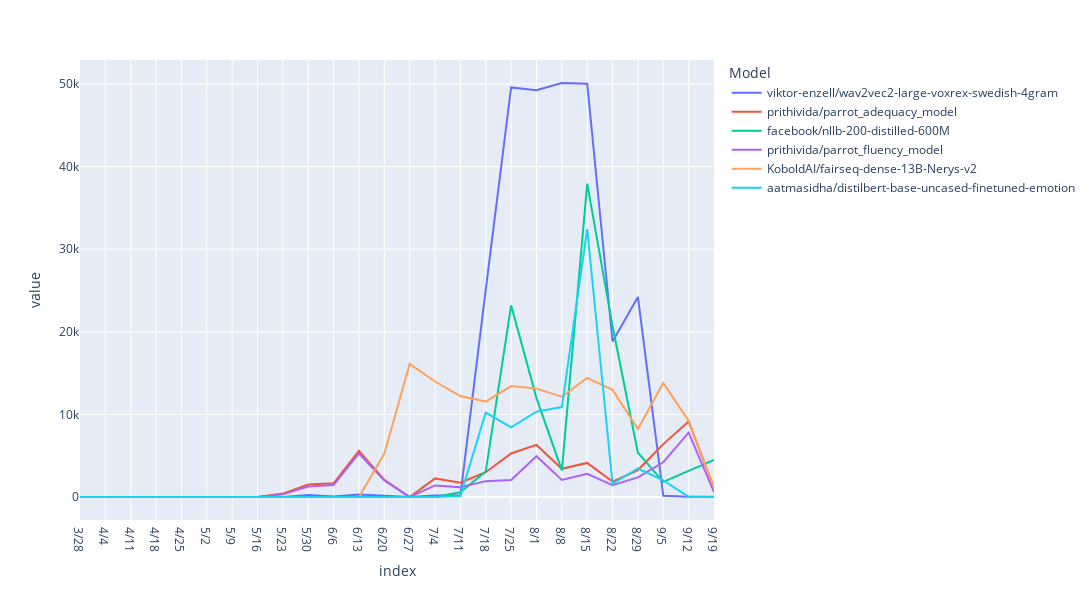

The notebook cell this image was saved under:
### Code cell
df_popular.plot(kind='line', width=1400, height=600) #models that have mean downloads > 1500

### Figure 1 — Plotly figure (JSON) as saved in the notebook; plotly's stock layout.template omitted (floating-point values rounded to 4 significant figures)
{"data": [{"hovertemplate": "Model=viktor-enzell/wav2vec2-large-voxrex-swedish-4gram<br>index=%{x}<br>value=%{y}<extra></extra>", "legendgroup": "viktor-enzell/wav2vec2-large-voxrex-swedish-4gram", "line": {"color": "#636efa", "dash": "solid"}, "marker": {"symbol": "circle"}, "mode": "lines", "name": "viktor-enzell/wav2vec2-large-voxrex-swedish-4gram", "orientation": "v", "showlegend": true, "type": "scatter", "x": ["3/28", "4/4", "4/11", "4/18", "4/25", "5/2", "5/9", "5/16", "5/23", "5/30", "6/6", "6/13", "6/20", "6/27", "7/4", "7/11", "7/18", "7/25", "8/1", "8/8", "8/15", "8/22", "8/29", "9/5", "9/12", "9/19"], "xaxis": "x", "y": [0, 0, 0, 0, 0, 0, 0, 0, 0, 255, 48, 301, 145, 0, 170, 186, 25098, 49583, 49239, 50121, 50044, 18826, 24221, 145, 24, 17], "yaxis": "y"}, {"hovertemplate": "Model=prithivida/parrot_adequacy_model<br>index=%{x}<br>value=%{y}<extra></extra>", "legendgroup": "prithivida/parrot_adequacy_model", "line": {"color": "#EF553B", "dash": "solid"}, "marker": {"symbol": "circle"}, "mode": "lines", "name": "prithivida/parrot_adequacy_model", "orientation": "v", "showlegend": true, "type": "scatter", "x": ["3/28", "4/4", "4/11", "4/18", "4/25", "5/2", "5/9", "5/16", "5/23", "5/30", "6/6", "6/13", "6/20", "6/27", "7/4", "7/11", "7/18", "7/25", "8/1", "8/8", "8/15", "8/22", "8/29", "9/5", "9/12", "9/19"], "xaxis": "x", "y": [0, 0, 0, 0, 0, 0, 0, 0, 413, 1515, 1653, 5578, 2076, 0, 2253, 1741, 2997, 5271, 6305, 3413, 4127, 1871, 3262, 6404, 9139, 1112], "yaxis": "y"}, {"hovertemplate": "Model=facebook/nllb-200-distilled-600M<br>index=%{x}<br>value=%{y}<extra></extra>", "legendgroup": "facebook/nllb-200-distilled-600M", "line": {"color": "#00cc96", "dash": "solid"}, "marker": {"symbol": "circle"}, "mode": "lines", "name": "facebook/nllb-200-distilled-600M", "orientation": "v", "showlegend": true, "type": "scatter", "x": ["3/28", "4/4", "4/11", "4/18", "4/25", "5/2", "5/9", "5/16", "5/23", "5/30", "6/6", "6/13", "6/20", "6/27", "7/4", "7/11", "7/18", "7/25", "8/1", "8/8", "8/15", "8/22", "8/29", "9/5", "9/12", "9/19"], "xaxis": "x", "y": [0, 0, 0, 0, 0, 0, 0, 0, 0, 0, 0, 0, 0, 0, 0, 573, 3079, 23203, 11972, 3233, 37946, 20669, 5356, 1832, 3122, 4496], "yaxis": "y"}, {"hovertemplate": "Model=prithivida/parrot_fluency_model<br>index=%{x}<br>value=%{y}<extra></extra>", "legendgroup": "prithivida/parrot_fluency_model", "line": {"color": "#ab63fa", "dash": "solid"}, "marker": {"symbol": "circle"}, "mode": "lines", "name": "prithivida/parrot_fluency_model", "orientation": "v", "showlegend": true, "type": "scatter", "x": ["3/28", "4/4", "4/11", "4/18", "4/25", "5/2", "5/9", "5/16", "5/23", "5/30", "6/6", "6/13", "6/20", "6/27", "7/4", "7/11", "7/18", "7/25", "8/1", "8/8", "8/15", "8/22", "8/29", "9/5", "9/12", "9/19"], "xaxis": "x", "y": [0, 0, 0, 0, 0, 0, 0, 0, 317, 1280, 1443, 5272, 2006, 0, 1398, 1175, 1920, 2068, 4944, 2070, 2799, 1425, 2368, 4206, 7799, 587], "yaxis": "y"}, {"hovertemplate": "Model=KoboldAI/fairseq-dense-13B-Nerys-v2<br>index=%{x}<br>value=%{y}<extra></extra>", "legendgroup": "KoboldAI/fairseq-dense-13B-Nerys-v2", "line": {"color": "#FFA15A", "dash": "solid"}, "marker": {"symbol": "circle"}, "mode": "lines", "name": "KoboldAI/fairseq-dense-13B-Nerys-v2", "orientation": "v", "showlegend": true, "type": "scatter", "x": ["3/28", "4/4", "4/11", "4/18", "4/25", "5/2", "5/9", "5/16", "5/23", "5/30", "6/6", "6/13", "6/20", "6/27", "7/4", "7/11", "7/18", "7/25", "8/1", "8/8", "8/15", "8/22", "8/29", "9/5", "9/12", "9/19"], "xaxis": "x", "y": [0, 0, 0, 0, 0, 0, 0, 0, 0, 0, 0, 0, 5247, 16114, 13983, 12219, 11551, 13427, 13121, 12139, 14416, 12971, 8228, 13798, 9222, 1125], "yaxis": "y"}, {"hovertemplate": "Model=aatmasidha/distilbert-base-uncased-finetuned-emotion<br>index=%{x}<br>value=%{y}<extra></extra>", "legendgroup": "aatmasidha/distilbert-base-uncased-finetuned-emotion", "line": {"color": "#19d3f3", "dash": "solid"}, "marker": {"symbol": "circle"}, "mode": "lines", "name": "aatmasidha/distilbert-base-uncased-finetuned-emotion", "orientation": "v", "showlegend": true, "type": "scatter", "x": ["3/28", "4/4", "4/11", "4/18", "4/25", "5/2", "5/9", "5/16", "5/23", "5/30", "6/6", "6/13", "6/20", "6/27", "7/4", "7/11", "7/18", "7/25", "8/1", "8/8", "8/15", "8/22", "8/29", "9/5", "9/12", "9/19"], "xaxis": "x", "y": [0, 0, 0, 0, 0, 0, 0, 0, 0, 0, 0, 0, 0, 0, 0, 105, 10224, 8444, 10335, 10886, 32443, 1586, 3450, 2008, 22, 1], "yaxis": "y"}], "layout": {"height": 600, "legend": {"title": {"text": "Model"}, "tracegroupgap": 0}, "margin": {"t": 60}, "width": 1400, "xaxis": {"anchor": "y", "domain": [0, 1], "title": {"text": "index"}}, "yaxis": {"anchor": "x", "domain": [0, 1], "title": {"text": "value"}}}}
